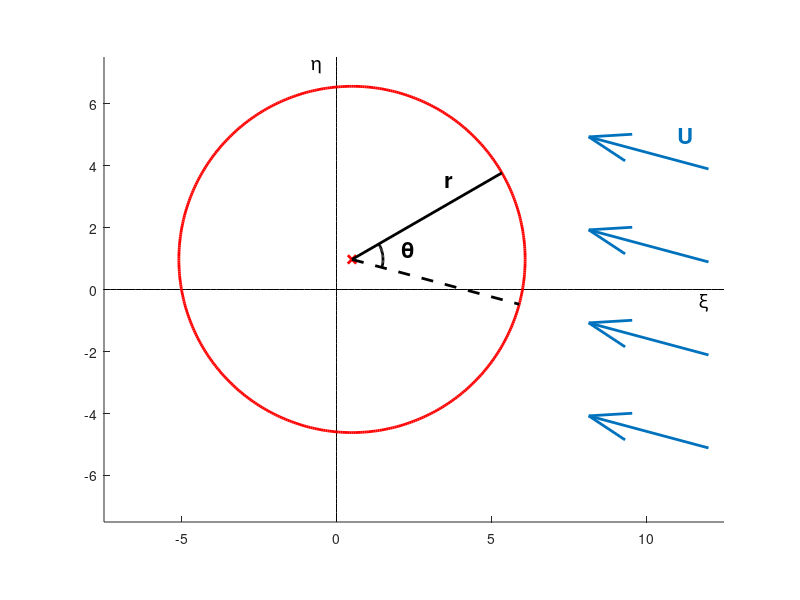
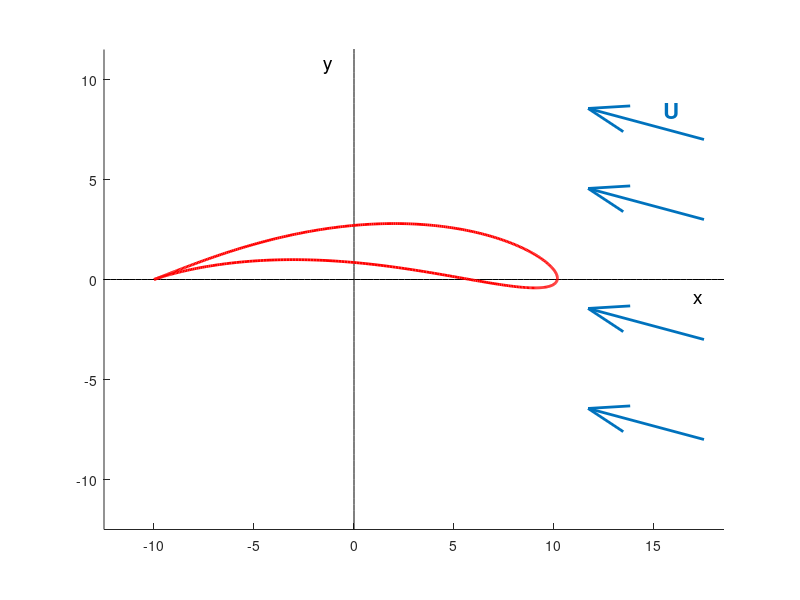

Write MATLAB code to recreate these figures, in order. (Note: this script raises an error after producing the figures.)
clear all, close all


%-- PARAMETERS --------------------------------------------------
    b = 5.0;
    e = 0.1;        % x shifting
    beta = pi/18;   % y shifting
    a = b*(e+1);
    radius = a/cos(beta);
    ycenter = a*tan(beta);
    xcenter = b*e;
    alpha = pi/12;
%-- PARAMETERS --------------------------------------------------


%-- CYLINDER ----------------------------------------------------
% building points of cylinder
    npoints = 500;
    interi = linspace(0,npoints-1,npoints);
    theta = 2*pi*interi/(npoints-1);
    etheta = radius*cos(theta) + xcenter; 
    ntheta = radius*sin(theta) + ycenter; 
% building points for segments and angle
    p = [xcenter+radius*cos(pi/6); 
         ycenter+radius*sin(pi/6)];
    q = [xcenter+radius*cos(alpha); 
         ycenter-radius*sin(alpha)];
    ang = (pi/6+alpha)*linspace(0,20,21)/20;
    eang = 1.0*cos(ang-alpha) + xcenter; 
    nang = 1.0*sin(ang-alpha) + ycenter; 
% building points for flow
    U = 4;
    ux = -U*cos(alpha) * ones(4,1);
    uy =  U*sin(alpha) * ones(4,1);
    xu = ones(4,1)*12;
    yu = ycenter-tan(alpha)*(12-xcenter) * ones(4,1);
    yu(1) = yu(1)-3;
    yu(3) = yu(3)+3;
    yu(4) = yu(4)+6;
% plot cylinder
    figure(1)
    hold on
    axis equal
        % draw axis
        xdom=[-a-2,a+2+5];
        ydom=[-a-2,a+2];
        xaxx=linspace(xdom(1),xdom(2));
        yaxx=linspace(0,0);
        plot(xaxx,yaxx,'k-');
        xax=linspace(0,0);
        yax=linspace(ydom(1),ydom(2));
        plot(xax,yax,'k-');
        % circle    
        plot(etheta,ntheta,'r','LineWidth',2)
        plot(xcenter,ycenter,'xr','LineWidth',2)
        % segments and angle
        plot([xcenter,p(1)],[ycenter,p(2)],'-k','LineWidth',2);
        plot([xcenter,q(1)],[ycenter,q(2)],'--k','LineWidth',2);
        plot(eang,nang,'k','LineWidth',2);
        % flow
        quiver(xu,yu,ux,uy,0,'Color',[0 0.4470 0.7410],'LineWidth',2);
        % labels
        text(3.5,3.5,'r','FontWeight','bold','FontSize',16);
        text(2.1,1.3,'\theta','FontWeight','bold','FontSize',16);
        text(11,5,'U','FontWeight','bold','FontSize',16,'Color',[0 0.4470 0.7410]);
        text(11.7,-0.4,'\xi','FontSize',14)
        text(-0.8,7.2,'\eta','FontSize',14)
    xlim(xdom);
    ylim(ydom);
    hold off
%-- CYLINDER ----------------------------------------------------


%-- AIRFOIL 1 ---------------------------------------------------
% punti airfoil
    xair = etheta + (b^2*etheta)./(etheta.^2 + ntheta.^2);
    yair = ntheta - (b^2*ntheta)./(etheta.^2 + ntheta.^2);
% punti flow
    U = 6;
    ux = -U*cos(alpha) * ones(4,1);
    uy =  U*sin(alpha) * ones(4,1);
    xu = ones(4,1)*17.5;
    yu = [-8;-3;3;7];
% plot airfoil 
    figure(2)
    hold on
    axis equal
        % draw axis
        xdom=[-2.5*b,2.5*b+6];
        ydom=[-2.5*b,2.5*b-1];
        xaxx=linspace(xdom(1),xdom(2));
        yaxx=linspace(0,0);
        plot(xaxx,yaxx,'k-');
        xax=linspace(0,0);
        yax=linspace(xdom(1),xdom(2));
        plot(xax,yax,'k-');
        % airfoil
        plot(xair,yair,'r','LineWidth',2)
        % flow
        quiver(xu,yu,ux,uy,0,'Color',[0 0.4470 0.7410],'LineWidth',2);
        % labels
        text(15.5,8.5,'U','FontWeight','bold','FontSize',16,'Color',[0 0.4470 0.7410]);
        text(17,-0.9,'x','FontSize',14)
        text(-1.5,10.7,'y','FontSize',14)
    xlim(xdom);
    ylim(ydom);
    hold off
%-- AIRFOIL 1 ---------------------------------------------------

%-- AIRFOIL 2 ---------------------------------------------------
% punti airfoil
    [xxair,yyair] = rotcart2cart(xair,yair,alpha);
% punti flow
    ux = -ones(4,1)*6;
    uy = zeros(4,1);
    xu = ones(4,1)*17.5;
    yu = [-8;-3;2;7];
% punti assi secondari
    px = [ 17*cos(alpha), 17*sin(alpha)];
    qx = [-11*cos(alpha),-11*sin(alpha)];
    py = [-10*sin(alpha), 10*cos(alpha)];
    qy = [ 10*sin(alpha),-10*cos(alpha)];
% plot airfoil 
    figure(3)
    hold on
    axis equal
        % draw axis
        xdom=[-2.5*b,2.5*b+6];
        ydom=[-2.5*b,2.5*b-1];
        xaxx=linspace(xdom(1),xdom(2));
        yaxx=linspace(0,0);
        plot(xaxx,yaxx,'k-');
        xax=linspace(0,0);
        yax=linspace(xdom(1),xdom(2));
        plot(xax,yax,'k-');
        % airfoil
        plot(xxair,yyair,'r','LineWidth',2)
        % flow
        quiver(xu,yu,ux,uy,0,'Color',[0 0.4470 0.7410],'LineWidth',2);
        % secondary axis
        plot([px(1),qx(1)],[px(2),qx(2)],'--k');
        plot([py(1),qy(1)],[py(2),qy(2)],'--k');
        % labels
        text(15.5,8.5,'U','FontWeight','bold','FontSize',16,'Color',[0 0.4470 0.7410]);
        text(17,-0.9,'x''','FontSize',14)
        text(-1.5,10.7,'y''','FontSize',14)
        text(15,5,'x','FontSize',14)
        text(-3.7,9.2,'y','FontSize',14)
    xlim(xdom);
    ylim(ydom);
    hold off
%-- AIRFOIL 2 ---------------------------------------------------




%-- FUNCTIONS ---------------------------------------------------------    
% from adapted (rotated) cartesian to final cartesian
function [xgrid,ygrid] = rotcart2cart(xxgrid,yygrid,alpha)
    ss = ( xxgrid.^2 + yygrid.^2 ).^(1/2);
    tt = atan2(yygrid,xxgrid)+alpha;
    xgrid = ss.*cos(tt);
    ygrid = ss.*sin(tt);
end
%----------------------------------------------------------------------
